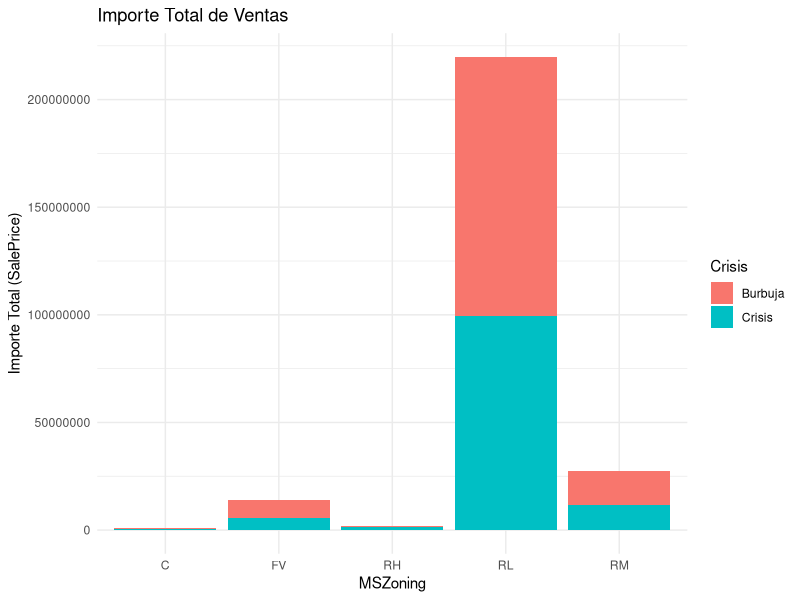
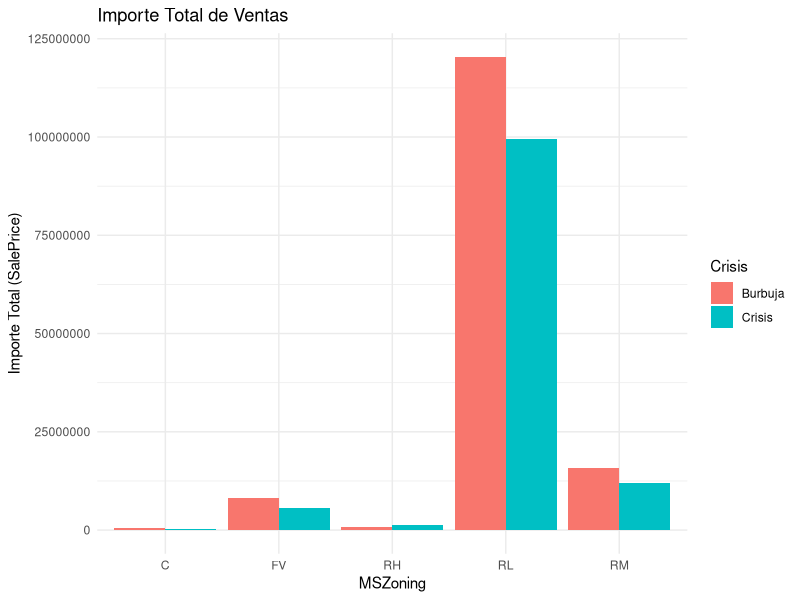
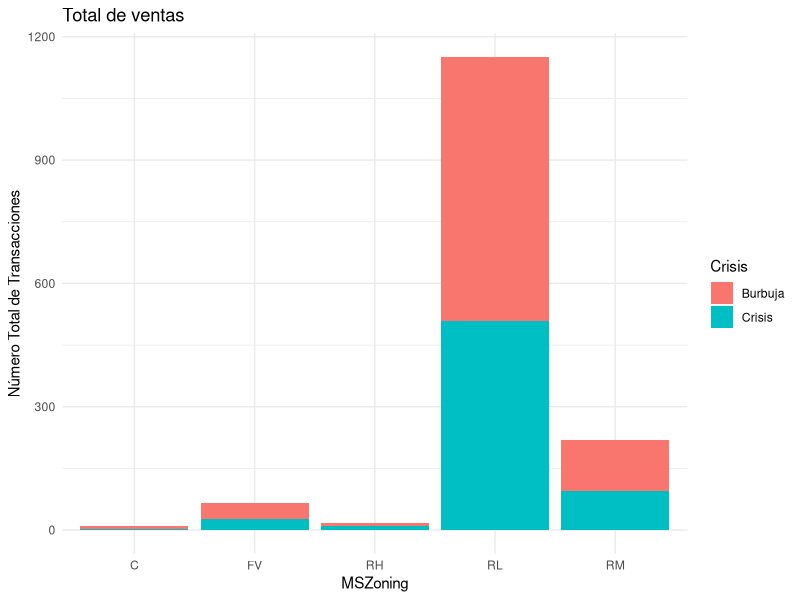
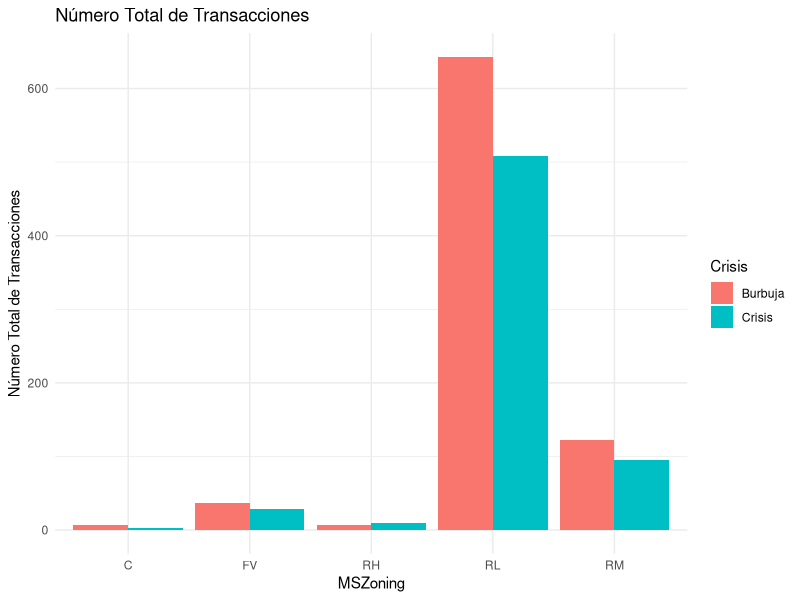

Source code (R) for these figures, in order:
# Limpiamos el entorno de trabajo  
rm(list=ls())


# 1. Cargar “trainmod”.
datos = read.csv("trainmod.csv",stringsAsFactors = TRUE)

# Resumen de los datos "trainmod"
summary(datos)



# 2. Agregar el Precio de Venta en función de la variable “MSZoning”. Calculando:
#.   a. Importe total de las transacciones.

# Numero total de transacciones por MSZoning 
Tipo = aggregate(SalePrice ~ MSZoning, data = datos, sum)


#.   b. Número total de transacciones.

# Importe total de las transacciones por MSZoning
CountTipo = aggregate(SalePrice ~ MSZoning, data = datos, length)


#.   c. Valor medio de las transacciones.

# Valir medio de las transacciones por MSZoning
MeanTipo = aggregate(SalePrice ~ MSZoning, data = datos, mean)


#    d. Desviación típica de las transacciones.

# Desviación de las transacciones por MSZoning
DesvTipo = aggregate(SalePrice ~ MSZoning, data = datos, sd)



# 3. Agregar el Precio de venta en función de la variable “MSZoning” y la variable “Crisis”. 
#    Calculando:

#    a. Importe total de las transacciones.

# Importe total de las transacciones por 'MSZoning' y 'Crisis'
Tipo2 = aggregate(SalePrice ~ MSZoning + Crisis, data = datos,sum)

#    b. Número total de transacciones:

# Número total de transacciones por 'MSZoning' y 'Crisis'
CountTipo2 = aggregate(SalePrice ~ MSZoning + Crisis, data = datos, length)


#.   c. Valor medio de las transacciones:

# Valor medio de las transacciones por 'MSZoning' y 'Crisis'
MeanTipo2 = aggregate(SalePrice ~ MSZoning + Crisis, data = datos, mean)


#    d. Desviación típica de las transacciones:

# Desviación típica de las transacciones por 'MSZoning' y 'Crisis'
DesvTipo2 = aggregate(SalePrice ~ MSZoning + Crisis, data = datos, sd)


# 4. Graficar de las agregaciones anteriores el Importe Total y el Número Total de 
#    transacciones, de la siguiente forma:
#       a. Valor en el eje de la Y.
#       b. MSZoning en el eje X.
#       c. Color en función de si se vendió en la crisis o fuera de ella.

options(scipen = 999) # Nos ayuda a eleminar la notación cientifica 5+0e
# Podemos graficarlo.
library(ggplot2)

# Gráfico de barras apiladas del importe total de las ventas, diferenciando si fue en crisis o no
ggplot(Tipo2, aes(x = MSZoning, y = SalePrice, fill = Crisis)) + 
  ggtitle("Importe Total de Ventas") + 
  geom_bar(stat="identity") +
  labs(x = "MSZoning", y = "Importe Total (SalePrice)") + 
  theme_minimal()

# Gráfico con barras separadas del importe total de las ventas, diferenciando si fue en crisis o no
ggplot(Tipo2, aes(x = MSZoning, y = SalePrice, fill = Crisis)) + 
  ggtitle("Importe Total de Ventas") + 
  geom_bar(stat = "identity", position = "dodge") +  # con 'position = dodge' separamos las barras por Crisis
  labs(x = "MSZoning", y = "Importe Total (SalePrice)") + 
  theme_minimal()


# Gráfico de barras apiladas con el número total de transacciones, diferenciando si fue en crisis o no
ggplot(CountTipo2, aes(x = MSZoning, y = SalePrice, fill = Crisis)) + 
  ggtitle("Total de ventas") + 
  geom_bar(stat="identity") +
  labs(x = "MSZoning", y = "Número Total de Transacciones") +
  theme_minimal()

# Gráfico de barras separadas con el número total de transacciones, diferenciando si fue en crisis o no
ggplot(CountTipo2, aes(x = MSZoning, y = SalePrice, fill = Crisis)) + 
  ggtitle("Número Total de Transacciones") + 
  geom_bar(stat = "identity", position = "dodge") +  # con 'position = dodge' separamos las barras por Crisis
  labs(x = "MSZoning", y = "Número Total de Transacciones") + 
  theme_minimal()



# 5. Unir las tablas “Valor Medio” y “ Desviación Típica” calculadas en el puntodos.

# Con la funcion Merge unimos las dos tablas.
DatosFinal = merge(MeanTipo, DesvTipo, by = "MSZoning")

# 6. Cambiar los nombres de las variables de la tabla anterior y poner “Media” y 
#    “Desviación”.

# Renombramos las columnas 
names(DatosFinal) = c("MSZoning", "Media", "Desviación")


# 7. Calcular el cociente entre Media y Desviación.

sum(is.na(DatosFinal$Media))      # Verifica NA en Media
sum(is.na(DatosFinal$Desviación))  # Verifica NA en Desviación

sum(DatosFinal$Desviación == 0)

DatosFinal["Cociente"] = "XXX"

# Evitamos divisiones por 0 y valores nulos
DatosFinal$Cociente = ifelse(DatosFinal$Desviación != 0 & !is.na(DatosFinal$Desviación), 
                              DatosFinal$Media / DatosFinal$Desviación, 
                              NA)


# 8. Normalizar la tablas creadas en el ejercicio tres.

library(reshape2)

# Reorganizamos la tabla Tipo2 (Importe total)
Tipo2_pivot = dcast(Tipo2, Crisis ~ MSZoning, value.var = "SalePrice")
Tipo2_pivot

# Reorganizamos la tabla CountTipo2 (Número total de transacciones)
CountTipo2_pivot = dcast(CountTipo2, Crisis ~ MSZoning, value.var = "SalePrice")
CountTipo2_pivot

# Reorganizamos la tabla MeanTipo2 (Valor medio)
MeanTipo2_pivot = dcast(MeanTipo2, Crisis ~ MSZoning, value.var = "SalePrice")
MeanTipo2_pivot

# Reorganizamos la tabla DesvTipo2 (Desviación típica)
DesvTipo2_pivot = dcast(DesvTipo2, Crisis ~ MSZoning, value.var = "SalePrice")
DesvTipo2_pivot


# 9. Verticalizar los datos originales por la Id.

datos = read.csv("trainmod.csv",stringsAsFactors = TRUE)

datos_verticalizados = melt(datos, id.vars = "Id")
datos_verticalizados
